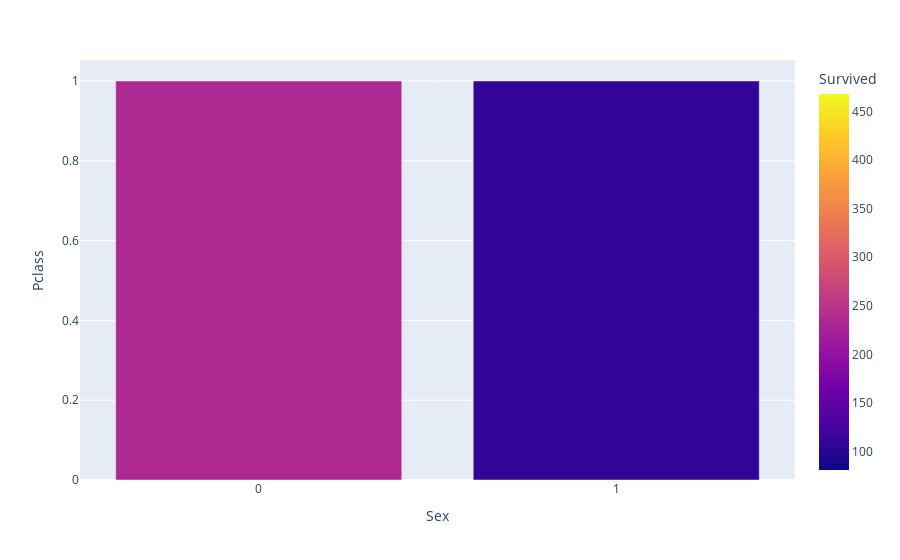

The notebook cell saved with this chart:
### Code cell
grouped_count = titanic[['Sex','Pclass','Survived']].groupby(['Sex','Survived']).count().reset_index()
grouped_count.columns = ["Sex","Pclass","Survived"]
px.bar(grouped_count, x = "Sex", y = "Pclass", color = "Survived", barmode = "group", labels = dict(Name = "Count"))

### Figure 1 — Plotly figure (JSON) as saved in the notebook; plotly's stock layout.template omitted (floating-point values rounded to 4 significant figures)
{"data": [{"alignmentgroup": "True", "hovertemplate": "Sex=%{x}<br>Pclass=%{y}<br>Survived=%{marker.color}<extra></extra>", "legendgroup": "", "marker": {"color": [81, 233, 468, 109], "coloraxis": "coloraxis"}, "name": "", "offsetgroup": "", "orientation": "v", "showlegend": false, "textposition": "auto", "type": "bar", "x": [0, 0, 1, 1], "xaxis": "x", "y": [0, 1, 0, 1], "yaxis": "y"}], "layout": {"barmode": "group", "coloraxis": {"colorbar": {"title": {"text": "Survived"}}, "colorscale": [[0, "#0d0887"], [0.1111, "#46039f"], [0.2222, "#7201a8"], [0.3333, "#9c179e"], [0.4444, "#bd3786"], [0.5556, "#d8576b"], [0.6667, "#ed7953"], [0.7778, "#fb9f3a"], [0.8889, "#fdca26"], [1, "#f0f921"]]}, "legend": {"tracegroupgap": 0}, "margin": {"t": 60}, "xaxis": {"anchor": "y", "domain": [0, 1], "title": {"text": "Sex"}}, "yaxis": {"anchor": "x", "domain": [0, 1], "title": {"text": "Pclass"}}}}
